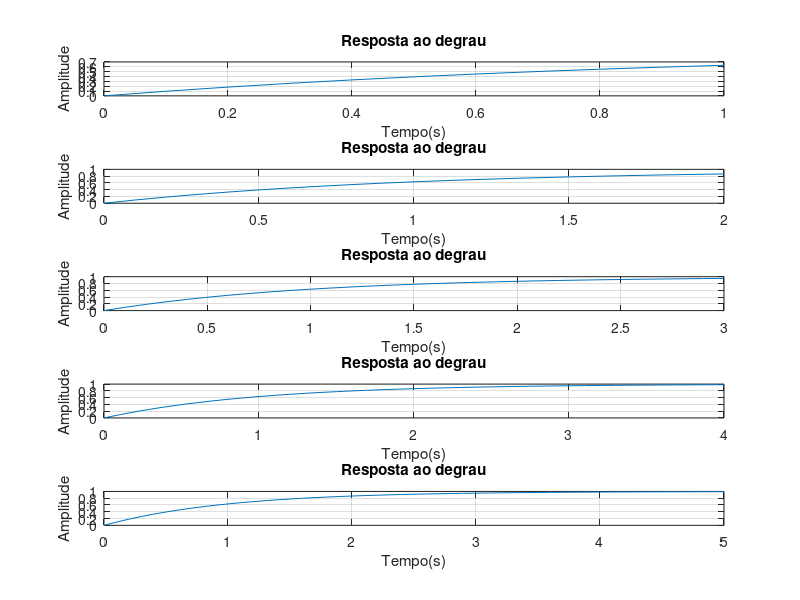

Source code (MATLAB):
%Questao 3

clear;
clc;
close all;

[Z,P,K] = tf2zp(1,[1 1]);
Cs = tf(1,[1 1]);
subplot(5,1,1);
t1 = [0:0.1:1]; 
y1= step(Cs,t1);%T
plot(t1,y1);xlabel('Tempo(s)');ylabel('Amplitude');title('Resposta ao degrau'); grid('on');
subplot(5,1,2);
t2 = [0:0.1:2]; %2T
y2= step(Cs,t2);
plot(t2,y2);xlabel('Tempo(s)');ylabel('Amplitude');title('Resposta ao degrau'); grid('on');
subplot(5,1,3);
t3 = [0:0.1:3]; %3T
y3= step(Cs,t3);
plot(t3,y3);xlabel('Tempo(s)');ylabel('Amplitude');title('Resposta ao degrau'); grid('on');
subplot(5,1,4);
t4 = [0:0.1:4]; %4T
y4= step(Cs,t4);
plot(t4,y4);xlabel('Tempo(s)');ylabel('Amplitude');title('Resposta ao degrau'); grid('on');
subplot(5,1,5);
t5 = [0:0.1:5]; %5T
y5= step(Cs,t5);
plot(t5,y5);xlabel('Tempo(s)');ylabel('Amplitude');title('Resposta ao degrau'); grid('on');

